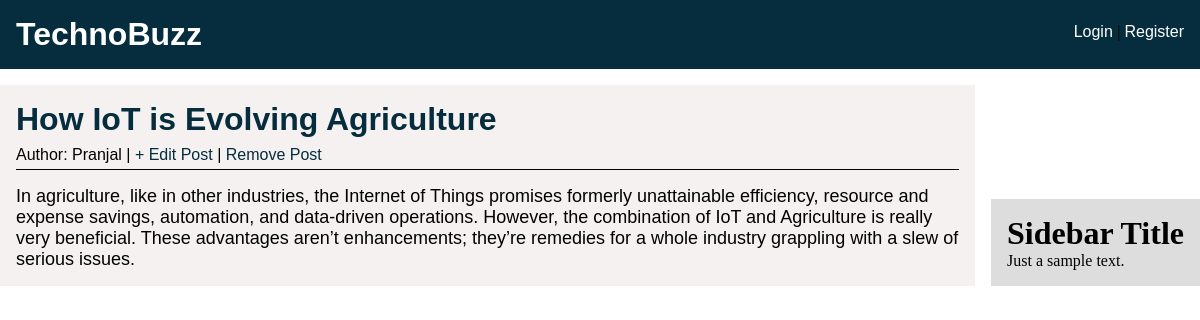
Page /article/8/ on the committed database.
### blog/models.py (models this page shows, shortened)
class Post(models.Model):
	title = models.CharField(max_length=255)
	author = models.ForeignKey('auth.User',on_delete=models.CASCADE)
	body = models.TextField()

### blog/views.py (the view)
# urls.py: path('article/<int:pk>/',PostDetailView.as_view(),name="post-detail"),
class PostDetailView(DetailView):
	model = Post
	template_name = 'post_detail.html'

### blog/templates/post_detail.html (shortened to what this page needs)
{% extends 'base.html' %}
{%block content %}
	<div class="post_details">
		<div class="post_info">
			<h1>{{post.title}}</h1>
			<div class="post_detail_meta">
			<p>Author: {{post.author}} | <a href="{% url 'post-edit' post.pk %}"> + Edit Post </a> | <a href="{% url 'post-delete' post.pk%}"> Remove Post</a></p>
		</div>
		</div>
		<p class="post_detail_content">
			{{post.body}}
		</p>
	</div>
{% endblock%}

### static/css/style.css (style rules this page uses)
* { margin:0; padding: 0; }
a { text-decoration: none; }
.post_details { font-family:sans-serif; background: #f3eeeecf; padding: 1rem; }
.post_detail_meta { margin-top: 0.5rem; }
.post_detail_meta a { color: #052d3d; }
.post_detail_content { padding-top: 1rem; font-size:18px; }
.post_info { border-bottom: 1px solid; padding-bottom: 5px; }
.post_info h1 { color:#052d3d; }

### rows in the picture
Post: title "How IoT is Evolving Agriculture", author "Pranjal", body "In agriculture, like in other industries, the Internet of Things promises formerly unattainable efficiency, resource and expense savings, automation, and data-driven operations. However, the combination of IoT and Agriculture is really very beneficial. These advantages aren’t enhancements; they’re remedies for a whole industry grappling with a slew of serious issues."
